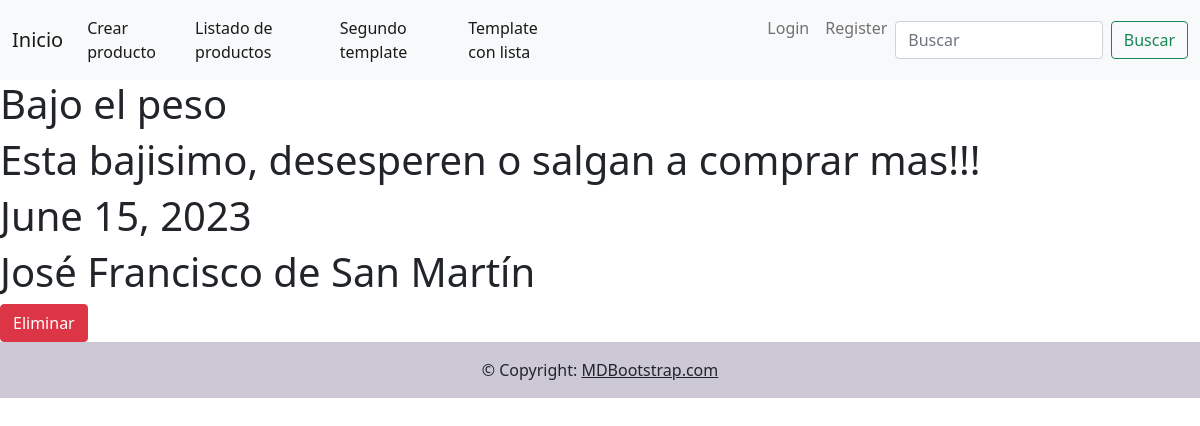
/articles/detail-article/14/, run on the app's committed database.
### blog/models.py (models this page shows, shortened)
class Articles(models.Model):
    title = models.CharField(max_length=40)
    description = models.CharField(max_length=300)
    creation_date = models.DateField(auto_now_add=True)
    author = models.CharField(max_length=30)
    class Meta:
        verbose_name="Article"
        verbose_name_plural="Articles"

### blog/views.py (the view)
# urls.py: path("detail-article/<int:pk>/",Detail_article.as_view(),name="Detail_article"),
class Detail_article(DetailView):
    model= Articles
    template_name = "articles/detail_articles.html"

### templates/articles/detail_articles.html (shortened to what this page needs)
{% extends "base.html" %}
{% block contenido_que_cambia %}
  <h1>{{object.title}}</h1>
  <h1>{{object.description}}</h1>
  <h1>{{object.creation_date}}</h1>
  <h1>{{object.author}}</h1>
  <a href="/articles/delete-articles/{{object.id}}/" class="btn btn-danger">Eliminar</a>
{% endblock %}

### data on the page
Articles: title "Bajo el peso", description "Esta bajisimo, desesperen o salgan a comprar mas!!!", creation_date "June 15, 2023", author "José Francisco de San Martín"
